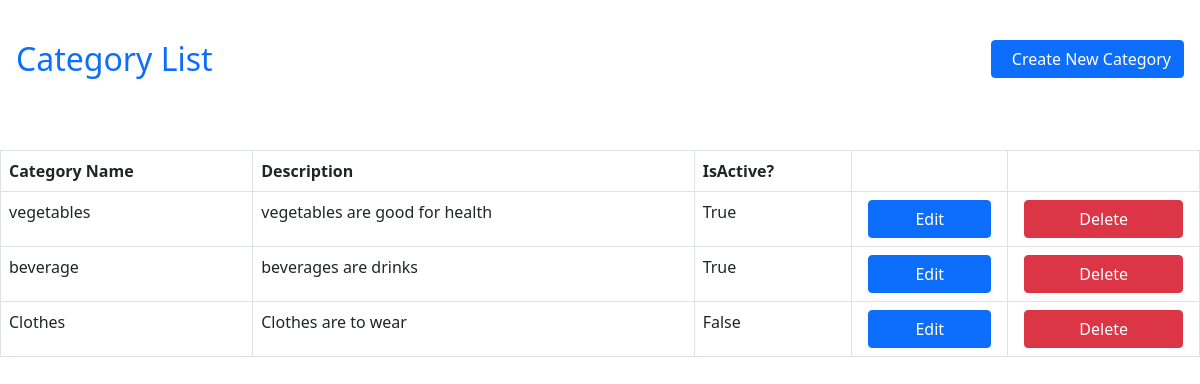
The page /categories/ on the database as committed earlier.
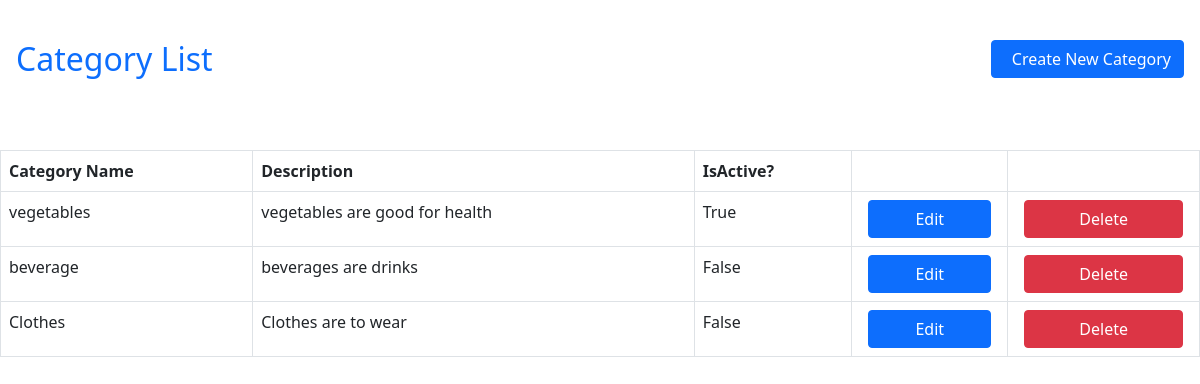
The same page on the database as committed later.
### main_app/models.py (models this page shows, shortened)
class Category(models.Model):
    IS_ACTIVE_CHOICES = (
    (True, 'Active'),
    (False, 'Inactive'),
    )
    name = models.CharField(max_length=255)
    description = models.TextField()
    is_active = models.BooleanField(choices=IS_ACTIVE_CHOICES,default=True)
    created = models.DateTimeField(auto_now_add=True)
    updated = models.DateTimeField(auto_now=True)
    class Meta:
        verbose_name_plural = 'Categories'

### main_app/views.py (the view)
# urls.py: path('categories/',views.category_list,name="category-list"),
def category_list(request):
    category_list = Category.objects.all()
    context = {'category_list':category_list}
    return render(request,'main_app/category/category_list.html',context)

### main_app/context_processor.py (called while the page is built)
def categories(request):
    return{
        'categories':Category.objects.all()
    }

### templates/main_app/category/category_list.html (shortened to what this page needs)
{% extends "base.html" %}
{% block content %}
<div class="conatiner p-3">
    <div class="row pt-4">
        <div class="col-6">
            <h2 class="text-primary">Category List</h2>
        </div>
        <div class="col-6 text-end">
            <a href="{% url 'category-create' %}" class="btn btn-primary"> &nbsp; Create New Category</a>
        </div>
    </div>
</div>
<br />
<br />
<table class="table table-bordered table-stripped" style="width:100%">
    <thead>
        <tr>
            <th>
                Category Name
            </th>
            <th>
                Description
            </th>
            <th>
                IsActive?
            </th>
            <th>
            </th>
            <th>
            </th>
        </tr>
    </thead>
    <tbody>
       {% for category in category_list%}
           <tr>
               <td>
                  {{category.name}}
               </td>
               <td>
                  {{category.description}}
               </td>
               <td>
                   {{category.is_active}}
               </td>
               <td>
                   <div class="w-100 btn-group">
                           <a href = "{% url 'category-update' category.id %}" class="btn btn-primary mx-2 ">Edit</a>
                   </div>
               </td>
                <td>
                    <div class="w-100 btn-group">
                        <button class="btn btn-danger mx-2" onclick="confirmDelete({{ category.id }})">
                             Delete
                        </button>
                    </div>
                </td>
           </tr>
        {% endfor %}
    </tbody>
</table>
{% endblock %}

Rows that differ between the two databases and show on the page:
changed Category "beverage": is_active "True" → "False"
